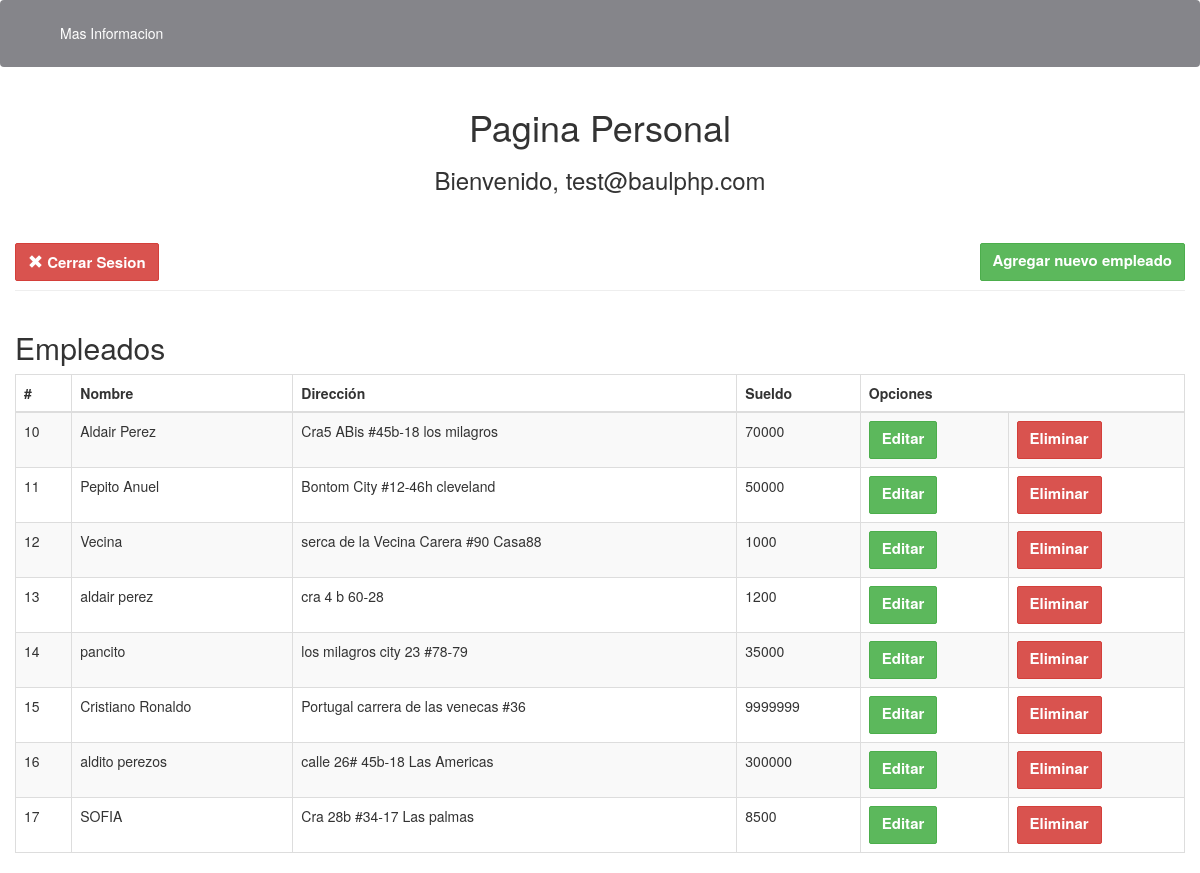
Screenshot of /personal/personal_portada.php (signed in) with the database file from the repository.
### tables this page shows
CREATE TABLE `employees` (
  `id` int(11) NOT NULL,
  `name` varchar(100) NOT NULL,
  `address` varchar(255) NOT NULL,
  `salary` int(10) NOT NULL
);

### personal/personal_portada.php (the view, shortened to what this page needs)
<!DOCTYPE html>
<html>
<head>
<link rel="stylesheet" href="../bootstrap/css/bootstrap.min.css">
</head>
	<body>
<?php include("../header.php");?>
	<div class="wrapper">
	<div class="container">
		<div class="col-lg-12">
			<center>
				<h1>Pagina Personal</h1>
				<h3>
				<?php
				if(isset($_SESSION['personal_login']))
				{
				?>
					Bienvenido,
				<?php
					echo $_SESSION['personal_login'];
				}
				?>
				</h3>
			</center>
		</div>
	</div>
	</div>
	<div class="wrapper">
        <div class="container-fluid">
            <div class="row">
                <div class="col-md-12">
                    <div class="page-header clearfix">
                        <a href="create.php" class="btn btn-success pull-right">Agregar nuevo empleado</a><a href="../cerrar_sesion.php"><button class="btn btn-danger text-left"><span class="glyphicon glyphicon-remove" aria-hidden="true"></span> Cerrar Sesion</button></a>
                    </div> <h2 class="pull-left">Empleados</h2>
                    <?php
                    require_once "config.php";
                    $sql = "SELECT * FROM employees";
                    if($result = mysqli_query($link, $sql)){
                        if(mysqli_num_rows($result) > 0){
                            echo "<table class='table table-bordered table-striped table-hover'>";
                                echo "<thead>";
                                    echo "<tr>";
                                        echo "<th>#</th>";
                                        echo "<th>Nombre</th>";
                                        echo "<th>Dirección</th>";
                                        echo "<th>Sueldo</th>";
                                        echo "<th colspan='2'>Opciones</th>";
                                    echo "</tr>";
                                echo "</thead>";
                                echo "<tbody>";
                                while($row = mysqli_fetch_array($result)){
                                    echo "<tr>";
                                        echo "<td>" . $row['id'] . "</td>";
                                        echo "<td>" . $row['name'] . "</td>";
                                        echo "<td>" . $row['address'] . "</td>";
                                        echo "<td>" . $row['salary'] . "</td>";
                                        echo "<td>";
                                            echo "<a href='update.php?id=". $row['id'] ."'<button type='button' class='btn btn-success'>Editar</button></a>";
                                        echo "</td>";
                                        echo "<td>";
                                            echo "<a href='delete.php?id=". $row['id'] ."'<button type='button' class='btn btn-danger'>Eliminar</button></a>";
                                        echo "</td>";
                                    echo "</tr>";
                                }
                                echo "</tbody>";
                            echo "</table>";
                        } else{
                            echo "<p class='lead'><em>No se encontraron registros.</em></p>";
                        }
                    } else{
                        echo "ERROR: Could not able to execute $sql. " . mysqli_error($link);
                    }
                    ?>
	</body>
</html>

### personal/personal_portada.php (style rules this page uses)
.form-control, .btn { min-height: 38px; border-radius: 2px; }
.btn { font-size: 15px; font-weight: bold; }

### rows the page displays
employees: id "10", name "Aldair Perez", address "Cra5 ABis #45b-18 los milagros", salary "70000"
employees: id "11", name "Pepito Anuel", address "Bontom City #12-46h cleveland", salary "50000"
employees: id "12", name "Vecina", address "serca de la Vecina Carera #90 Casa88", salary "1000"
employees: id "13", name "aldair perez", address "cra 4 b 60-28", salary "1200"
employees: id "14", name "pancito", address "los milagros city 23 #78-79", salary "35000"
employees: id "15", name "Cristiano Ronaldo", address "Portugal carrera de las venecas #36", salary "9999999"
employees: id "16", name "aldito perezos", address "calle 26# 45b-18 Las Americas", salary "300000"
employees: id "17", name "SOFIA", address "Cra 28b #34-17 Las palmas", salary "8500"

### other values shown
$_SESSION['personal_login'] "test@baulphp.com"
